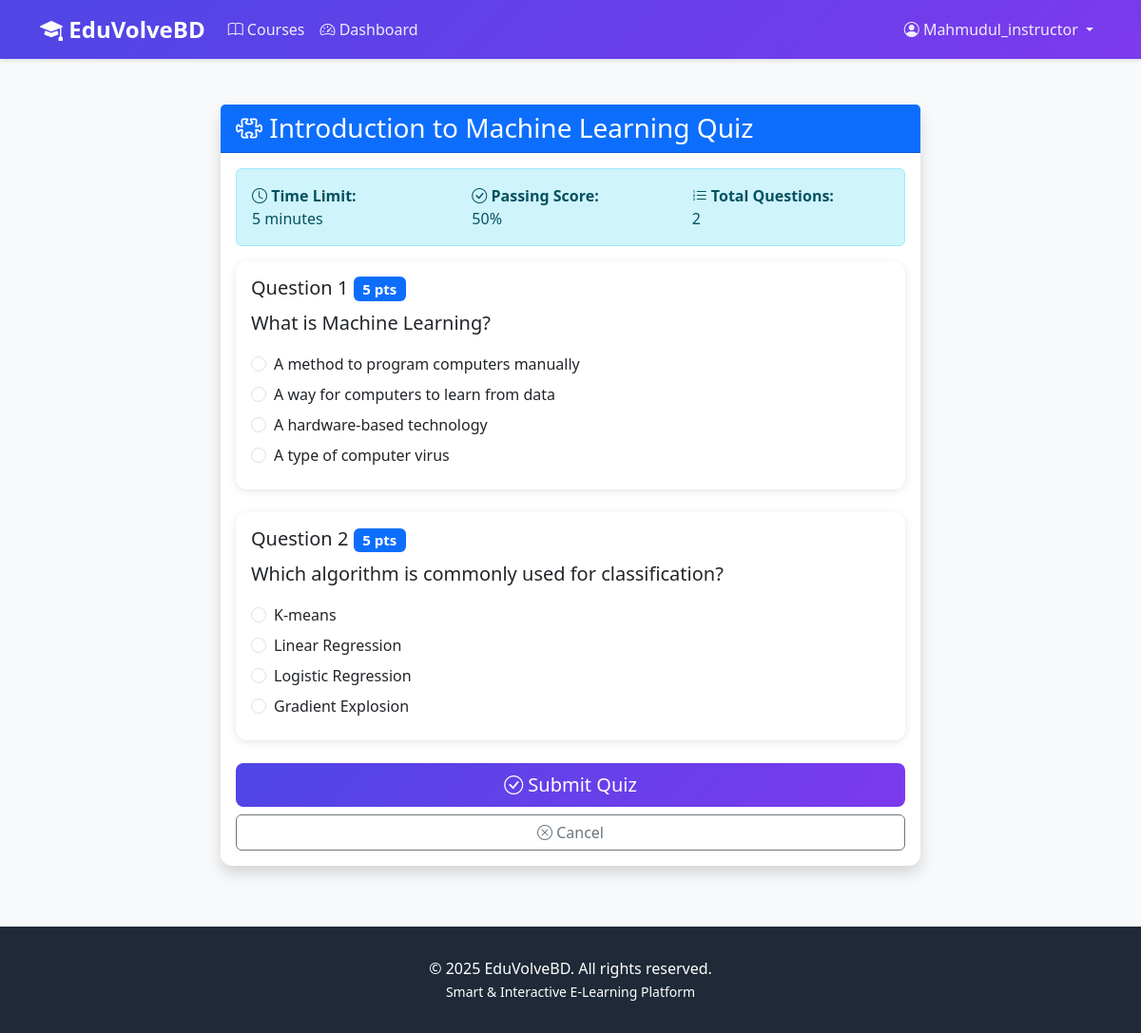
Page /courses/quiz/6/take/ (signed in) on the committed database.
### accounts/models.py (models this page shows, shortened)
class User(AbstractUser):
    class Role(models.TextChoices):
        ADMIN = 'ADMIN', 'Admin'
        INSTRUCTOR = 'INSTRUCTOR', 'Instructor'
        STUDENT = 'STUDENT', 'Student'
    role = models.CharField(
        max_length=20,
        choices=Role.choices,
        default=Role.STUDENT
    )
    bio = models.TextField(blank=True, null=True)
    profile_picture = models.ImageField(
        upload_to='profiles/',
        blank=True,
        null=True
    )
    phone = models.CharField(max_length=15, blank=True, null=True)
    date_of_birth = models.DateField(blank=True, null=True)
    total_points = models.IntegerField(default=0, validators=[MinValueValidator(0)])
    current_streak = models.IntegerField(default=0, validators=[MinValueValidator(0)])
    longest_streak = models.IntegerField(default=0, validators=[MinValueValidator(0)])
    last_activity_date = models.DateField(blank=True, null=True)
    created_at = models.DateTimeField(auto_now_add=True)
    updated_at = models.DateTimeField(auto_now=True)
    class Meta:
        ordering = ['-date_joined']
    def is_student(self):
        return self.role == self.Role.STUDENT

### courses/models.py (models this page shows, shortened)
class Quiz(models.Model):
    lesson = models.OneToOneField(Lesson, on_delete=models.CASCADE, related_name='quiz')
    title = models.CharField(max_length=200)
    description = models.TextField(blank=True)
    passing_score = models.IntegerField(
        default=70,
        validators=[MinValueValidator(0), MaxValueValidator(100)]
    )
    time_limit_minutes = models.IntegerField(
        default=30,
        validators=[MinValueValidator(1)],
        help_text="Time limit in minutes"
    )
    created_at = models.DateTimeField(auto_now_add=True)
    updated_at = models.DateTimeField(auto_now=True)

class Question(models.Model):
    class QuestionType(models.TextChoices):
        MULTIPLE_CHOICE = 'MC', 'Multiple Choice'
        TRUE_FALSE = 'TF', 'True/False'
    quiz = models.ForeignKey(Quiz, on_delete=models.CASCADE, related_name='questions')
    question_text = models.TextField()
    question_type = models.CharField(
        max_length=2,
        choices=QuestionType.choices,
        default=QuestionType.MULTIPLE_CHOICE
    )
    points = models.IntegerField(default=1, validators=[MinValueValidator(1)])
    order = models.IntegerField(default=1)
    created_at = models.DateTimeField(auto_now_add=True)
    class Meta:
        ordering = ['quiz', 'order']

class Answer(models.Model):
    question = models.ForeignKey(Question, on_delete=models.CASCADE, related_name='answers')
    answer_text = models.CharField(max_length=500)
    is_correct = models.BooleanField(default=False)
    order = models.IntegerField(default=1)
    class Meta:
        ordering = ['question', 'order']

### courses/views.py (the view, shortened to what this page needs)
# urls.py: path('quiz/<int:pk>/take/', views.quiz_take, name='quiz_take'),
@login_required
def quiz_take(request, pk):
    quiz = get_object_or_404(Quiz, pk=pk)
    existing_attempt = QuizAttempt.objects.filter(
        student=request.user,
        quiz=quiz
    ).first()
    if existing_attempt:
        messages.warning(
            request, 'You have already taken this quiz. You can only take it once.')
        return redirect('courses:quiz_result', pk=existing_attempt.id)
    questions = quiz.questions.prefetch_related('answers').all()
    context = {
        'quiz': quiz,
        'questions': questions,
    }
    return render(request, 'courses/quiz_take.html', context)

### templates/courses/quiz_take.html (shortened to what this page needs)
{% extends 'base.html' %}
{% block content %}
<div class="container my-5">
    <div class="row justify-content-center">
        <div class="col-lg-8">
            <div class="card shadow">
                <div class="card-header bg-primary text-white">
                    <h3 class="mb-0"><i class="bi bi-puzzle"></i> {{ quiz.title }}</h3>
                </div>
                <div class="card-body">
                    <div class="alert alert-info">
                        <div class="row">
                            <div class="col-md-4">
                                <strong><i class="bi bi-clock"></i> Time Limit:</strong><br>
                                {{ quiz.time_limit_minutes }} minutes
                            </div>
                            <div class="col-md-4">
                                <strong><i class="bi bi-check-circle"></i> Passing Score:</strong><br>
                                {{ quiz.passing_score }}%
                            </div>
                            <div class="col-md-4">
                                <strong><i class="bi bi-list-ol"></i> Total Questions:</strong><br>
                                {{ questions.count }}
                            </div>
                        </div>
                    </div>
                    <form method="post" id="quizForm">
                        {% for question in questions %}
                        <div class="card mb-4">
                            <div class="card-body">
                                <h5 class="card-title">
                                    Question {{ forloop.counter }}
                                    <span class="badge bg-primary">{{ question.points }} pts</span>
                                </h5>
                                <p class="lead">{{ question.question_text }}</p>
                                <div class="mt-3">
                                    {% for answer in question.answers.all %}
                                    <div class="form-check mb-2">
                                        <input class="form-check-input" type="radio"
                                               name="question_{{ question.id }}"
                                               id="answer_{{ answer.id }}"
                                               value="{{ answer.id }}"
                                               required>
                                        <label class="form-check-label" for="answer_{{ answer.id }}">
                                            {{ answer.answer_text }}
                                        </label>
                                    </div>
                                    {% endfor %}
                                </div>
                            </div>
                        </div>
                        {% endfor %}
                        <div class="d-grid gap-2">
                            <button type="submit" class="btn btn-primary btn-lg">
                                <i class="bi bi-check-circle"></i> Submit Quiz
                            </button>
                            <a href="{% url 'courses:lesson_view' quiz.lesson.id %}" class="btn btn-outline-secondary">
                                <i class="bi bi-x-circle"></i> Cancel
                            </a>
                        </div>
                    </form>
                </div>
            </div>
        </div>
    </div>
</div>
{% endblock %}

### templates/base.html (shortened to what this page needs)
<!DOCTYPE html>
<html lang="en">
<head>
    <link href="https://cdn.jsdelivr.net/npm/bootstrap@5.3.0/dist/css/bootstrap.min.css" rel="stylesheet">
    <link rel="stylesheet" href="https://cdn.jsdelivr.net/npm/bootstrap-icons@1.10.0/font/bootstrap-icons.css">
</head>
<body>
    <nav class="navbar navbar-expand-lg navbar-dark">
        <div class="container">
            <a class="navbar-brand" href="{% url 'home' %}">
                <i class="bi bi-mortarboard-fill"></i> EduVolveBD
            </a>
            <div class="collapse navbar-collapse" id="navbarNav">
                <ul class="navbar-nav me-auto">
                    <li class="nav-item">
                        <a class="nav-link" href="{% url 'courses:course_list' %}">
                            <i class="bi bi-book"></i> Courses
                        </a>
                    </li>
                    {% if user.is_authenticated %}
                        <li class="nav-item">
                            <a class="nav-link" href="{% url 'courses:dashboard' %}">
                                <i class="bi bi-speedometer2"></i> Dashboard
                            </a>
                        </li>
                    {% endif %}
                </ul>
                <ul class="navbar-nav align-items-center">
                    {% if user.is_authenticated %}
                        <li class="nav-item dropdown">
                            <a class="nav-link dropdown-toggle" href="#" id="navbarDropdown" role="button" data-bs-toggle="dropdown">
                                <i class="bi bi-person-circle"></i> {{ user.username }}
                            </a>
                        </li>
                    {% endif %}
                </ul>
            </div>
        </div>
    </nav>
    <main>
        {% block content %}{% endblock %}
    </main>
    <footer class="footer">
        <div class="container text-center">
            <p class="mb-0">&copy; 2025 EduVolveBD. All rights reserved.</p>
            <p class="mb-0">
                <small>Smart & Interactive E-Learning Platform</small>
            </p>
        </div>
    </footer>
</body>
</html>

### templates/base.html (style rules this page uses)
:root { --primary-color: #4f46e5; --secondary-color: #7c3aed; --success-color: #10b981; --danger-color: #ef4444; --warning-color: #f59e0b; }
body { font-family: 'Segoe UI', Tahoma, Geneva, Verdana, sans-serif; background-color: #f8f9fa; }
.navbar { background: linear-gradient(135deg, var(--primary-color), var(--secondary-color)); box-shadow: 0 2px 4px rgba(0,0,0,0.1); position: relative; z-index: 1030; }
.navbar-brand { font-size: 1.5rem; font-weight: bold; color: white !important; }
.nav-link { color: rgba(255,255,255,0.9) !important; transition: color 0.3s; }
.btn-primary { background: linear-gradient(135deg, var(--primary-color), var(--secondary-color)); border: none; }
.card { border: none; border-radius: 12px; box-shadow: 0 2px 8px rgba(0,0,0,0.1); transition: transform 0.3s, box-shadow 0.3s; }
.footer { background-color: #1f2937; color: white; padding: 2rem 0; margin-top: 4rem; }

### rows in the picture
User: username "Mahmudul_instructor"
Quiz: title "Introduction to Machine Learning Quiz", time_limit_minutes "5", passing_score "50"
Question: points "5", question_text "What is Machine Learning?"
Answer: answer_text "A method to program computers manually"
Answer: answer_text "A way for computers to learn from data"
Answer: answer_text "A hardware-based technology"
Answer: answer_text "A type of computer virus"
Question: points "5", question_text "Which algorithm is commonly used for classification?"
Answer: answer_text "K-means"
Answer: answer_text "Linear Regression"
Answer: answer_text "Logistic Regression"
Answer: answer_text "Gradient Explosion"

### other values in the picture
{{ questions.count }} "2"
